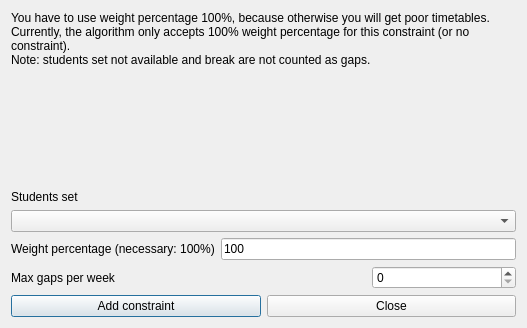
<?xml version="1.0" encoding="UTF-8"?>
<ui version="4.0">
 <class>AddConstraintStudentsSetMaxGapsPerWeekForm_template</class>
 <widget class="QDialog" name="AddConstraintStudentsSetMaxGapsPerWeekForm_template">
  <property name="geometry">
   <rect>
    <x>0</x>
    <y>0</y>
    <width>527</width>
    <height>328</height>
   </rect>
  </property>
  <property name="windowTitle">
   <string extracomment="This is the title of the dialog to add a new constraint of this type">Add students set max gaps per week</string>
  </property>
  <layout class="QGridLayout" name="gridLayout">
   <item row="0" column="0" colspan="3">
    <widget class="QLabel" name="weightTextLabel_2">
     <property name="sizePolicy">
      <sizepolicy hsizetype="Minimum" vsizetype="Minimum">
       <horstretch>0</horstretch>
       <verstretch>0</verstretch>
      </sizepolicy>
     </property>
     <property name="frameShape">
      <enum>QFrame::NoFrame</enum>
     </property>
     <property name="frameShadow">
      <enum>QFrame::Plain</enum>
     </property>
     <property name="text">
      <string>You have to use weight percentage 100%, because otherwise you will get poor timetables. Currently, the algorithm only accepts 100% weight percentage for this constraint (or no constraint).
Note: students set not available and break are not counted as gaps.</string>
     </property>
     <property name="wordWrap">
      <bool>true</bool>
     </property>
    </widget>
   </item>
   <item row="1" column="0">
    <spacer name="spacer1">
     <property name="orientation">
      <enum>Qt::Vertical</enum>
     </property>
     <property name="sizeType">
      <enum>QSizePolicy::Expanding</enum>
     </property>
     <property name="sizeHint" stdset="0">
      <size>
       <width>20</width>
       <height>40</height>
      </size>
     </property>
    </spacer>
   </item>
   <item row="2" column="0" colspan="3">
    <widget class="QLabel" name="studentsTextLabel">
     <property name="frameShape">
      <enum>QFrame::NoFrame</enum>
     </property>
     <property name="frameShadow">
      <enum>QFrame::Plain</enum>
     </property>
     <property name="text">
      <string>Students set</string>
     </property>
     <property name="wordWrap">
      <bool>false</bool>
     </property>
    </widget>
   </item>
   <item row="3" column="0" colspan="3">
    <widget class="QComboBox" name="studentsComboBox">
     <property name="editable">
      <bool>false</bool>
     </property>
     <property name="insertPolicy">
      <enum>QComboBox::NoInsert</enum>
     </property>
     <property name="autoCompletion">
      <bool>false</bool>
     </property>
     <property name="duplicatesEnabled">
      <bool>false</bool>
     </property>
    </widget>
   </item>
   <item row="4" column="0">
    <widget class="QLabel" name="weightTextLabel">
     <property name="frameShape">
      <enum>QFrame::NoFrame</enum>
     </property>
     <property name="frameShadow">
      <enum>QFrame::Plain</enum>
     </property>
     <property name="text">
      <string>Weight percentage (necessary: 100%)</string>
     </property>
     <property name="wordWrap">
      <bool>false</bool>
     </property>
    </widget>
   </item>
   <item row="4" column="1" colspan="2">
    <widget class="QLineEdit" name="weightLineEdit">
     <property name="text">
      <string>100</string>
     </property>
    </widget>
   </item>
   <item row="5" column="0" colspan="2">
    <widget class="QLabel" name="textLabel1">
     <property name="text">
      <string>Max gaps per week</string>
     </property>
     <property name="wordWrap">
      <bool>false</bool>
     </property>
    </widget>
   </item>
   <item row="5" column="2">
    <widget class="QSpinBox" name="maxGapsSpinBox"/>
   </item>
   <item row="6" column="0" colspan="3">
    <layout class="QHBoxLayout">
     <item>
      <widget class="QPushButton" name="addConstraintPushButton">
       <property name="text">
        <string>Add constraint</string>
       </property>
      </widget>
     </item>
     <item>
      <widget class="QPushButton" name="closePushButton">
       <property name="text">
        <string>Close</string>
       </property>
      </widget>
     </item>
    </layout>
   </item>
  </layout>
 </widget>
 <layoutdefault spacing="6" margin="11"/>
 <tabstops>
  <tabstop>studentsComboBox</tabstop>
  <tabstop>weightLineEdit</tabstop>
  <tabstop>maxGapsSpinBox</tabstop>
  <tabstop>addConstraintPushButton</tabstop>
  <tabstop>closePushButton</tabstop>
 </tabstops>
 <resources/>
 <connections/>
</ui>
